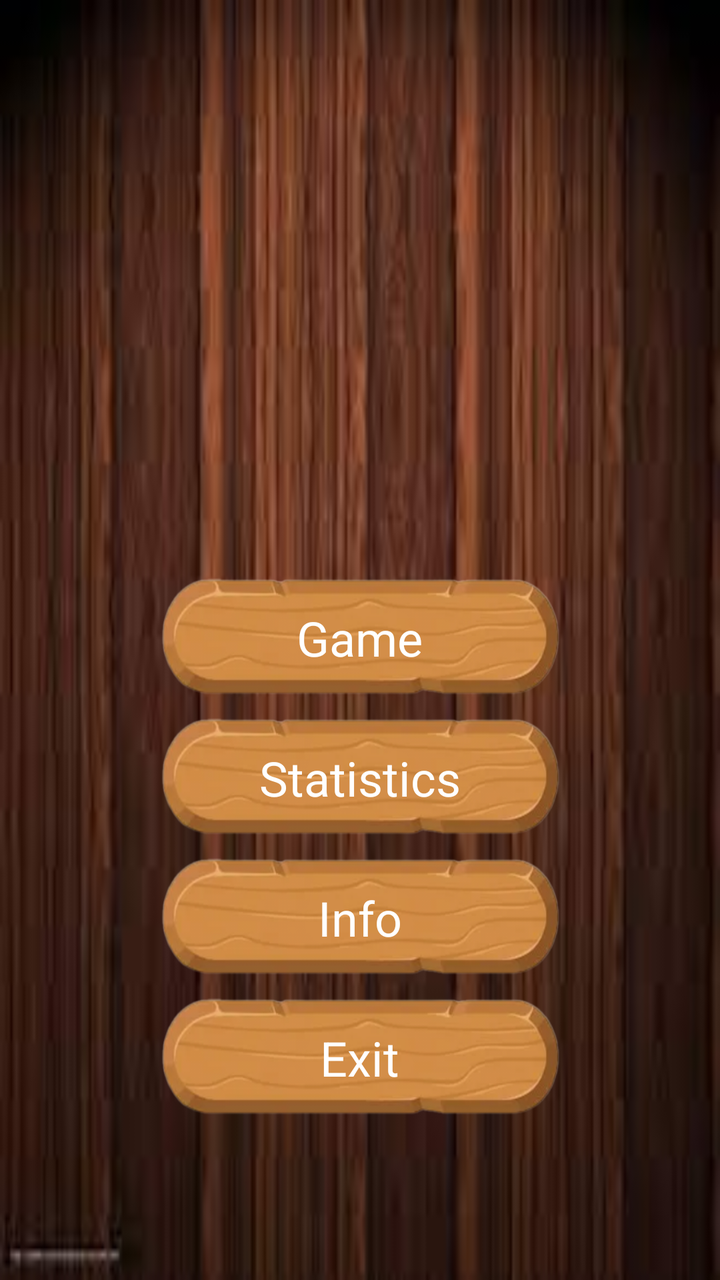
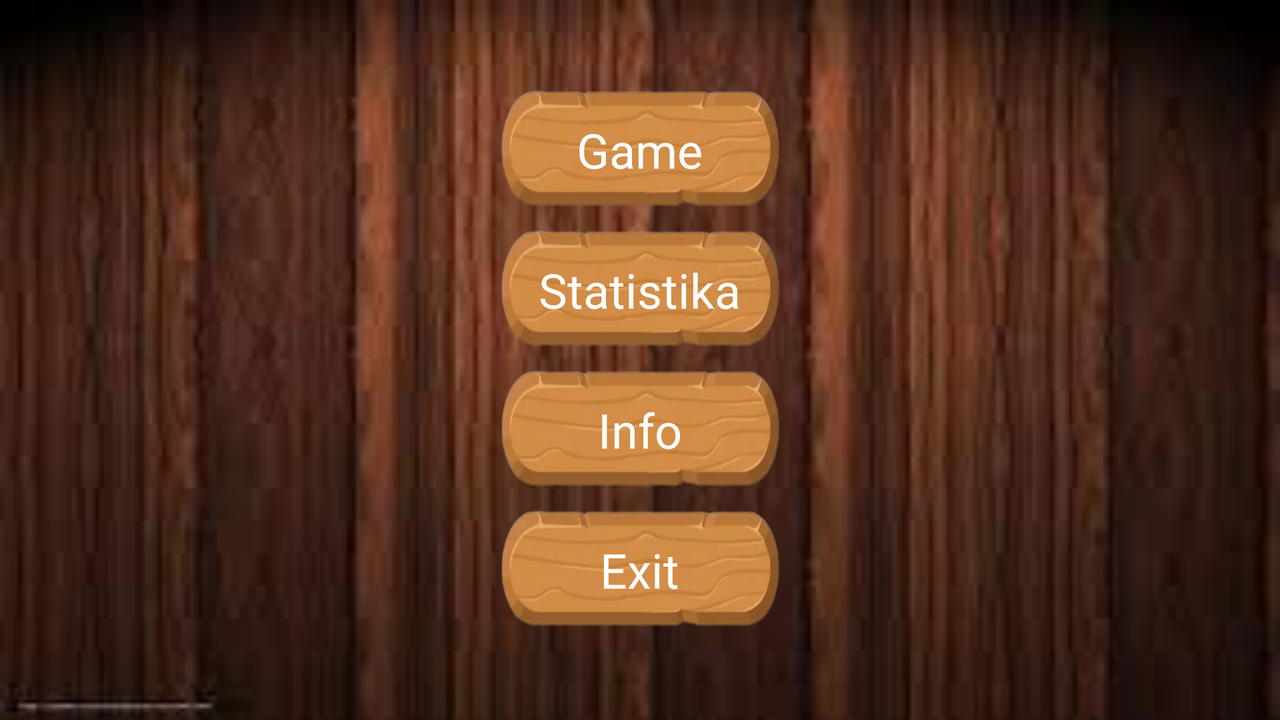

Compare how this app lays out the same screen by default and in its alternative resource folder. The renders come first, then the two layout files and the values they reference.
<!-- AndroidManifest.xml: application theme Theme.Pazzle15 -->
<!-- res/layout/activity_main.xml -->
<?xml version="1.0" encoding="utf-8"?>
<LinearLayout xmlns:android="http://schemas.android.com/apk/res/android"
    xmlns:tools="http://schemas.android.com/tools"
    android:layout_width="match_parent"
    android:layout_height="match_parent"
    xmlns:app="http://schemas.android.com/apk/res-auto"
    android:background="@drawable/img_99"
    android:gravity="center"
    android:orientation="vertical"
    tools:context=".MainActivity">

    <ImageView
        android:layout_width="128dp"
        android:layout_height="128dp"
        app:tint="@color/white"
        android:layout_marginBottom="80dp"
        android:src="@drawable/icon" />

    <LinearLayout
        android:id="@+id/game"
        android:layout_width="match_parent"
        android:layout_height="60dp"
        android:layout_marginHorizontal="80dp"
        android:layout_marginBottom="5dp"
        android:background="@drawable/bg_1"
        android:gravity="center">

        <TextView
            android:id="@+id/count"
            android:layout_width="wrap_content"
            android:layout_height="wrap_content"
            android:text="Game"
            android:textColor="@color/white"
            android:textSize="24sp" />

    </LinearLayout>

    <LinearLayout
        android:id="@+id/statistic"
        android:layout_width="match_parent"
        android:layout_height="60dp"
        android:layout_gravity="bottom|center"
        android:layout_marginHorizontal="80dp"
        android:layout_marginVertical="5dp"
        android:background="@drawable/bg_1"
        android:gravity="center">

        <TextView
            android:layout_width="wrap_content"
            android:layout_height="wrap_content"
            android:text="Statistics"
            android:textColor="@color/white"
            android:textSize="24sp" />

    </LinearLayout>


    <LinearLayout
        android:id="@+id/info"
        android:layout_width="match_parent"
        android:layout_height="60dp"
        android:layout_gravity="bottom|center"
        android:layout_marginHorizontal="80dp"
        android:layout_marginVertical="5dp"
        android:background="@drawable/bg_1"
        android:gravity="center">

        <TextView
            android:layout_width="wrap_content"
            android:layout_height="wrap_content"
            android:text="Info"
            android:textColor="@color/white"
            android:textSize="24sp" />

    </LinearLayout>

    <LinearLayout
        android:id="@+id/exit"
        android:layout_width="match_parent"
        android:layout_height="60dp"
        android:layout_gravity="bottom|center"
        android:layout_marginHorizontal="80dp"
        android:layout_marginTop="5dp"
        android:background="@drawable/bg_1"
        android:gravity="center">

        <TextView
            android:layout_width="wrap_content"
            android:layout_height="wrap_content"
            android:text="Exit"
            android:textColor="@color/white"
            android:textSize="24sp" />

    </LinearLayout>

</LinearLayout>
<!-- resources referenced by this layout -->
<resources>
  <color name="white">#FFFFFFFF</color>
  <!-- drawable bg_1: png bitmap (drawable, 84719 bytes) -->
  <!-- drawable img_99: jpg bitmap (drawable, 4692 bytes) -->
  <style name="Theme.Pazzle15" parent="Base.Theme.Pazzle15" />
  <style name="Base.Theme.Pazzle15" parent="Theme.Material3.DayNight.NoActionBar">
          
          
          <item name="android:windowTranslucentStatus">true</item>
          <item name="android:statusBarColor">@android:color/transparent</item>
  
      </style>
</resources>
<!-- res/layout-land/activity_main.xml (the repository's variant of the layout above) -->
<!-- drawn on the phone turned sideways -->
<?xml version="1.0" encoding="utf-8"?>
<LinearLayout xmlns:android="http://schemas.android.com/apk/res/android"
    xmlns:app="http://schemas.android.com/apk/res-auto"
    xmlns:tools="http://schemas.android.com/tools"
    android:layout_width="match_parent"
    android:layout_height="match_parent"
    android:background="@drawable/img_99"
    android:gravity="center"
    android:orientation="vertical"
    tools:context=".MainActivity">

    <LinearLayout
        android:id="@+id/game"
        android:layout_width="match_parent"
        android:layout_height="60dp"
        android:layout_marginHorizontal="250dp"
        android:layout_marginBottom="5dp"
        android:background="@drawable/bg_1"
        android:gravity="center">

        
        
        
        
        

        <TextView
            android:id="@+id/count"
            android:layout_width="wrap_content"
            android:layout_height="wrap_content"
            android:text="Game"
            android:textColor="@color/white"
            android:textSize="24sp" />

    </LinearLayout>


    <LinearLayout
        android:id="@+id/statistic"
        android:layout_width="match_parent"
        android:layout_height="60dp"
        android:layout_gravity="bottom|center"
        android:layout_marginHorizontal="250dp"
        android:layout_marginVertical="5dp"
        android:background="@drawable/bg_1"
        android:gravity="center">

        <TextView
            android:layout_width="wrap_content"
            android:layout_height="wrap_content"
            android:text="Statistika"
            android:textColor="@color/white"
            android:textSize="24sp" />

    </LinearLayout>

    <LinearLayout
        android:id="@+id/info"
        android:layout_width="match_parent"
        android:layout_height="60dp"
        android:layout_gravity="bottom|center"
        android:layout_marginHorizontal="250dp"
        android:layout_marginVertical="5dp"
        android:background="@drawable/bg_1"
        android:gravity="center">

        <TextView
            android:layout_width="wrap_content"
            android:layout_height="wrap_content"
            android:text="Info"
            android:textColor="@color/white"
            android:textSize="24sp" />

    </LinearLayout>


    <LinearLayout
        android:id="@+id/exit"
        android:layout_width="match_parent"
        android:layout_height="60dp"
        android:layout_gravity="bottom|center"
        android:layout_marginHorizontal="250dp"
        android:layout_marginTop="5dp"
        android:background="@drawable/bg_1"
        android:gravity="center">

        <TextView
            android:layout_width="wrap_content"
            android:layout_height="wrap_content"
            android:text="Exit"
            android:textColor="@color/white"
            android:textSize="24sp" />

    </LinearLayout>

</LinearLayout>
